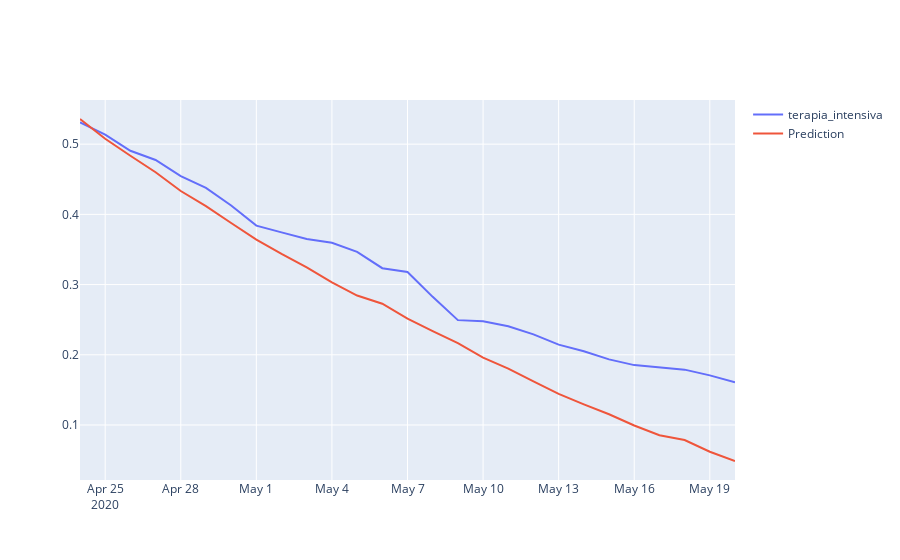

The notebook cell saved with this chart:
### Markdown cell above
Andiamo ora a effettuare la validazione sui dati di test (circa il 30%). Vediamo come la predizione del modello segua l'andamento effettivo dei dati reali.

### Code cell
start = len(train) 
end = len(train) + len(test) - 1

predictions = result.predict(start, end, typ = 'levels').rename("Predictions") 

predictions = predictions.to_frame(name="terapia_intensiva")
predictions.reset_index(inplace=True)
predictions.rename(columns = {'index':'date', 'terapia_intensiva':'terapia_intensiva'}, inplace = True)
predictions.set_index('date', inplace=True)

fig = go.Figure()
fig.add_trace(go.Scatter(x=test.index, y=test["terapia_intensiva"], mode='lines', name='terapia_intensiva'))
fig.add_trace(go.Scatter(x=predictions.index, y=predictions["terapia_intensiva"], mode='lines', name='Prediction'))
fig.show()

### Figure 1 — Plotly figure (JSON) as saved in the notebook; plotly's stock layout.template omitted (floating-point values rounded to 4 significant figures)
{"data": [{"mode": "lines", "name": "terapia_intensiva", "type": "scatter", "x": ["2020-04-24T00:00:00", "2020-04-25T00:00:00", "2020-04-26T00:00:00", "2020-04-27T00:00:00", "2020-04-28T00:00:00", "2020-04-29T00:00:00", "2020-04-30T00:00:00", "2020-05-01T00:00:00", "2020-05-02T00:00:00", "2020-05-03T00:00:00", "2020-05-04T00:00:00", "2020-05-05T00:00:00", "2020-05-06T00:00:00", "2020-05-07T00:00:00", "2020-05-08T00:00:00", "2020-05-09T00:00:00", "2020-05-10T00:00:00", "2020-05-11T00:00:00", "2020-05-12T00:00:00", "2020-05-13T00:00:00", "2020-05-14T00:00:00", "2020-05-15T00:00:00", "2020-05-16T00:00:00", "2020-05-17T00:00:00", "2020-05-18T00:00:00", "2020-05-19T00:00:00", "2020-05-20T00:00:00"], "y": [0.5312, 0.5136, 0.4906, 0.4775, 0.4545, 0.4377, 0.4127, 0.384, 0.3743, 0.3649, 0.3595, 0.3466, 0.3234, 0.3179, 0.2825, 0.2494, 0.2476, 0.2407, 0.2291, 0.2145, 0.2051, 0.1935, 0.1853, 0.1821, 0.1789, 0.1707, 0.1608]}, {"mode": "lines", "name": "Prediction", "type": "scatter", "x": ["2020-04-24T00:00:00", "2020-04-25T00:00:00", "2020-04-26T00:00:00", "2020-04-27T00:00:00", "2020-04-28T00:00:00", "2020-04-29T00:00:00", "2020-04-30T00:00:00", "2020-05-01T00:00:00", "2020-05-02T00:00:00", "2020-05-03T00:00:00", "2020-05-04T00:00:00", "2020-05-05T00:00:00", "2020-05-06T00:00:00", "2020-05-07T00:00:00", "2020-05-08T00:00:00", "2020-05-09T00:00:00", "2020-05-10T00:00:00", "2020-05-11T00:00:00", "2020-05-12T00:00:00", "2020-05-13T00:00:00", "2020-05-14T00:00:00", "2020-05-15T00:00:00", "2020-05-16T00:00:00", "2020-05-17T00:00:00", "2020-05-18T00:00:00", "2020-05-19T00:00:00", "2020-05-20T00:00:00"], "y": [0.5358, 0.5078, 0.4835, 0.46, 0.4333, 0.4117, 0.3877, 0.3642, 0.3438, 0.3245, 0.3033, 0.2844, 0.2728, 0.2514, 0.2337, 0.2166, 0.196, 0.1804, 0.1621, 0.1443, 0.1293, 0.1153, 0.09925, 0.0854, 0.07858, 0.06193, 0.04874]}], "layout": {}}
